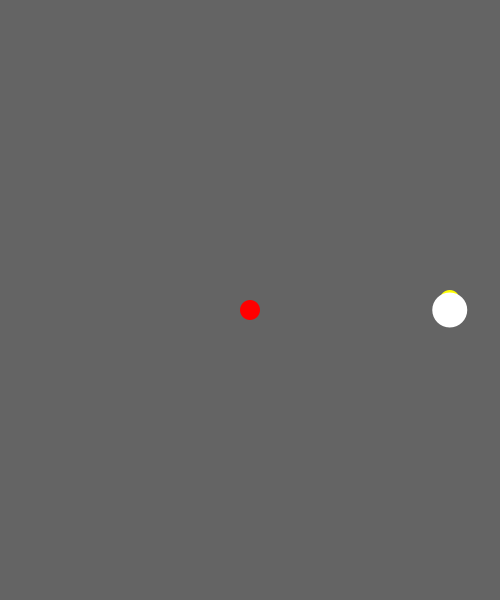
Frame 1 (no input)
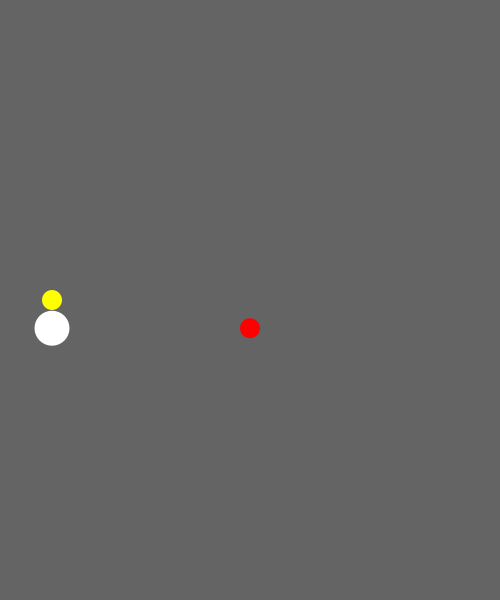
Frame 60 (the mouse pressed at the canvas centre just before this capture)
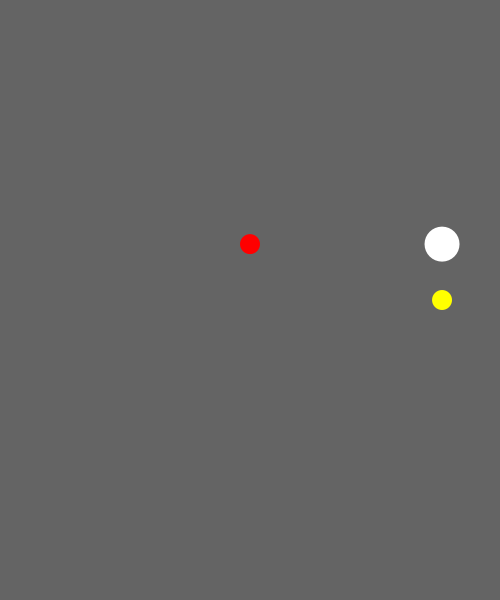
Frame 120 (the mouse held since frame 60 and released just before this capture)

The Processing sketch that drew these frames (run headless with seeded random() and noise(); from frame 60 on, the mouse is pressed at the canvas centre):

// Processing sketch: day6_02_sin_n_cos
// ── day6_02_sin_n_cos.pde
void setup() {
  size(500, 600);
  background(100);
}

void draw() {
  background(100);
  float freq, amp;
  freq = frameCount * 0.05;
  amp = 200;
  float sinVal = sin(freq) * amp;
  float cosVal = cos(freq) * amp;
  
  float x = width/2 + cosVal;
  float y = height/2 + sinVal;
  
  noStroke();
  
  // sine
  fill(255,0,0); // red
  ellipse(width/2, y, 20, 20);
  // cosine
  fill(255,255,0); // yellow
  ellipse(x, height/2, 20, 20);
  // both
  fill(255); // white
  ellipse(x, y, 35, 35);
}
